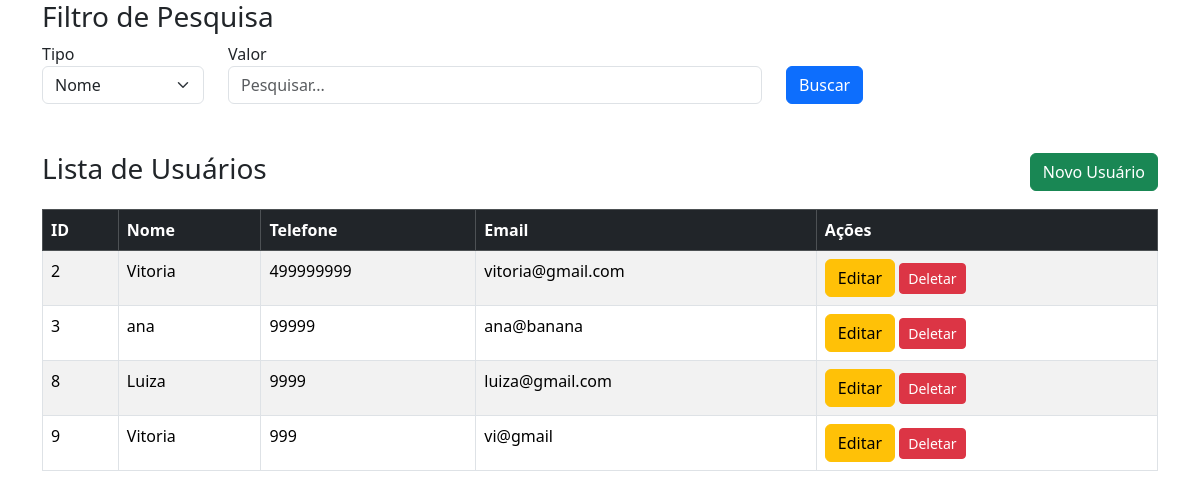
Page /usuario/UsuarioList.php (signed in) on the committed database.
### tables this page shows
CREATE TABLE IF NOT EXISTS `usuario` (
  `id` int NOT NULL AUTO_INCREMENT,
  `nome` varchar(50) NOT NULL DEFAULT '',
  `email` varchar(50) NOT NULL DEFAULT '',
  `login` varchar(50) NOT NULL DEFAULT '',
  `senha` varchar(255) NOT NULL DEFAULT '',
  `telefone` varchar(30) NOT NULL DEFAULT '0',
  PRIMARY KEY (`id`) USING BTREE
);

### db.class.php (called while the page is built, shortened)
<?php
class db
{
    private $host     = 'localhost';
    private $user     = 'root';
    private $password = '';
    private $port     = '3306';
    private $dbname   = 'db_web_luiza_vitoria_banco';
    private $table_name = 'usuario';
    private $conn;
    public function __construct($table_name)
    {
        $this->table_name = $table_name;
        $this->conn = $this->connect();
    }
    private function connect()
    {
        try {
            return new PDO(
                "mysql:host=$this->host;dbname=$this->dbname;port=$this->port;charset=utf8",
                $this->user,
                $this->password,
                [
                    PDO::ATTR_ERRMODE => PDO::ERRMODE_EXCEPTION,
                ]
            );
        } catch (PDOException $e) {
            die('Erro na conexão: ' . $e->getMessage());
        }
    }
    public function all(){
        $sql = "SELECT * FROM $this->table_name";
        $st = $this->conn->prepare($sql);
        $st->execute();
        return $st->fetchAll(PDO::FETCH_CLASS);
    }
}

### usuario/UsuarioList.php (the view, shortened to what this page needs)
<?php
include '../header.php';
include_once "../db.class.php";
$db = new db('usuario');
if (!empty($_POST['tipo']) && !empty($_POST['valor'])) {
    $dados = $db->search($_POST);
} else {
    $dados = $db->all();
}
?>
<div class="row mb-4">
    <h3>Filtro de Pesquisa</h3>
    <form action="UsuarioList.php" method="post">
        <div class="row align-items-end">
            <div class="col-md-2">
                <label for="tipo">Tipo</label>
                <select name="tipo" class="form-select">
                    <option value="nome">Nome</option>
                </select>
            </div>
            <div class="col-md-6">
                <label for="valor">Valor</label>
                <input type="text" name="valor" placeholder="Pesquisar..." class="form-control" value="<?php echo isset($_POST['valor']) ? $_POST['valor'] : ''; ?>">
            </div>
            <div class="col-md-4">
                <button type="submit" class="btn btn-primary">Buscar</button>
            </div>
        </div>
    </form> </div> <div class="container mt-4">
    <div class="d-flex justify-content-between align-items-center mb-3">
        <h3>Lista de Usuários</h3>
        <a href="./UsuarioForm.php" class="btn btn-success">Novo Usuário</a>
    </div>
    <table class="table table-striped table-bordered">
        <thead class="table-dark">
            <tr>
                <th>ID</th>
                <th>Nome</th>
                <th>Telefone</th>
                <th>Email</th>
                <th>Ações</th>
            </tr>
        </thead>
        <tbody>
            <?php foreach($dados as $item): ?>
                <tr>
                    <td><?php echo $item->id; ?></td>
                    <td><?php echo $item->nome; ?></td>
                    <td><?php echo $item->telefone; ?></td>
                    <td><?php echo $item->email; ?></td>
                    <td><a href="UsuarioForm.php?id=<?php echo (int)$item->id; ?>" class='btn btn-warning'>Editar</a>
                        <a class="btn btn-danger btn-sm" onclick="return confirm('Deseja realmente excluir?')" href="./UsuarioList.php?id=<?php echo $item->id; ?>">Deletar</a>
                    </td>
                </tr>
            <?php endforeach; ?>
        </tbody>
    </table>
</div>
<?php include '../footer.php'; ?>

### header.php (shortened to what this page needs)
<!doctype html>
<html lang="en">
  <head>
    <link href="https://cdn.jsdelivr.net/npm/bootstrap@5.3.8/dist/css/bootstrap.min.css" rel="stylesheet">
    <link   rel="stylesheet"
                href="https://cdnjs.cloudflare.com/ajax/libs/font-awesome/7.0.1/css/all.min.css"
 />
</head>
  <body>
    <div class="container">
        <div class="row">
  </body>

### footer.php (shortened to what this page needs)
  </body>
</html>

### rows in the picture
usuario: id "2", nome "Vitoria", telefone "499999999", email "vitoria@gmail.com"
usuario: id "3", nome "ana", telefone "99999", email "ana@banana"
usuario: id "8", nome "Luiza", telefone "9999", email "luiza@gmail.com"
usuario: id "9", nome "Vitoria", telefone "999", email "vi@gmail"
